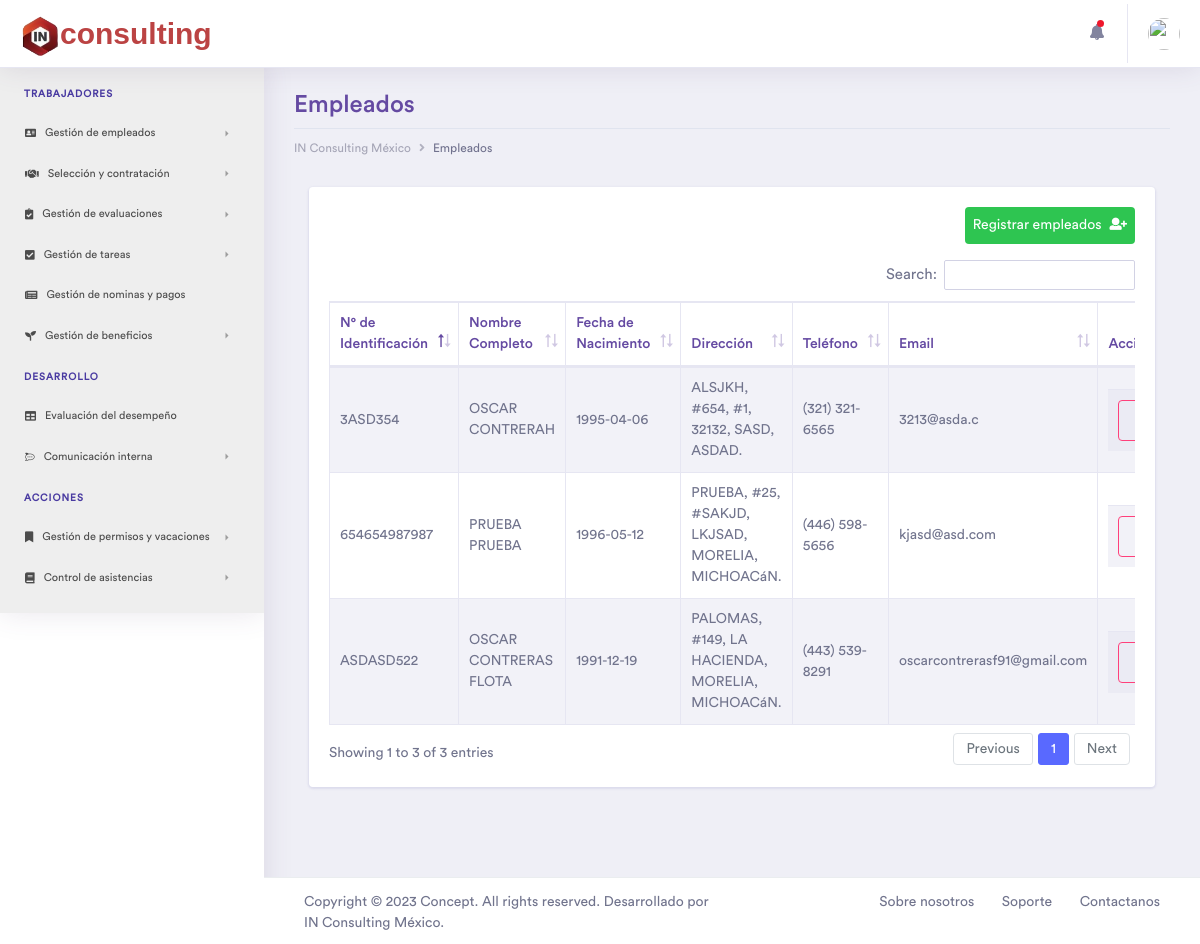
Page /Empleados on the earlier database version.
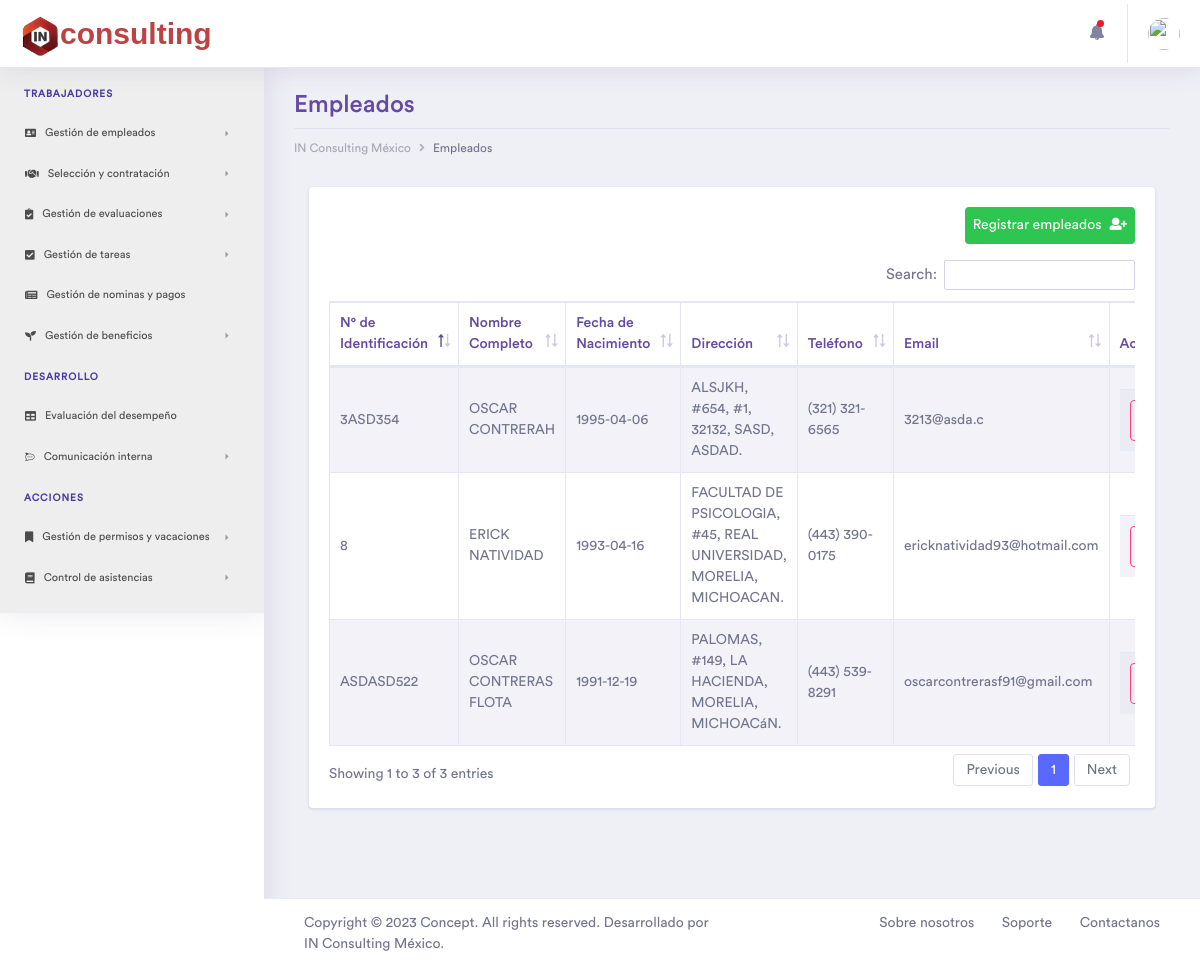
Same page on the later database version.
### tables this page shows
CREATE TABLE `empleados` (
  `idEmpleados` int(11) NOT NULL,
  `name` varchar(45) NOT NULL,
  `lastname` varchar(45) NOT NULL,
  `genero` varchar(1) NOT NULL,
  `fNac` date NOT NULL,
  `phone` varchar(15) NOT NULL,
  `email` varchar(45) NOT NULL,
  `identificacion` varchar(45) NOT NULL,
  `NSS` varchar(15) NOT NULL,
  `RFC` varchar(15) NOT NULL,
  `street` varchar(45) NOT NULL,
  `numE` varchar(5) NOT NULL,
  `numI` varchar(5) DEFAULT NULL,
  `colonia` varchar(45) NOT NULL,
  `CP` varchar(8) NOT NULL,
  `municipio` varchar(30) NOT NULL,
  `estado` varchar(45) NOT NULL,
  `status` int(1) NOT NULL DEFAULT 1,
  `fecha_contratado` date NOT NULL
);

### controller/plantilla.controlador.php (called while the page is built)
<?php
Class ControladorPlantilla{
	public function ctrTraerPlantilla(){
		include "view/plantilla.php";
	}
}

### index.php (called while the page is built)
<?php
require_once "controller/plantilla.controlador.php";
require_once "controller/formularios.controlador.php";
require_once "model/formularios.modelo.php";
$plantilla = new ControladorPlantilla();
$plantilla -> ctrTraerPlantilla();

### controller/formularios.controlador.php (called while the page is built, shortened)
<?php
class ControladorFormularios{
	static public function ctrVerEmpleados($item, $valor){
		$tabla = "empleados";
		$respuesta = ModeloFormularios::mdlVerEmpleados($tabla, $item, $valor);
		return $respuesta;
	}
	static public function ctrNumeroTelefonico($phone){
		$numero = ModeloFormularios::mdlNumeroTelefonico($phone);
		return $numero;
	}
}

### model/conexion.php (called while the page is built)
<?php
class Conexion{
  static public function conectar(){
    $link = new PDO("mysql:host=localhost;dbname=inrh",
                  "root",
                  "");
    $link->exec("set names utf8");
    return $link;
  }
}

### model/formularios.modelo.php (called while the page is built, shortened)
<?php
require_once "conexion.php";
class ModeloFormularios{
	static public function mdlVerEmpleados($tabla, $item, $valor){
		if($item == null && $valor == null){
			$sql = "SELECT e.idEmpleados, e.name, e.lastname, e.genero, e.fNac, e.phone, e.email, e.identificacion, e.NSS, e.RFC, e.street, e.numE, e.numI, e.colonia, e.CP, e.estado, e.municipio, e.fecha_contratado, m.nameEmer, m.parentesco, m.phoneEmer
				FROM empleados e
				INNER JOIN emergencia m ON e.idEmpleados = m.Empleados_idEmpleados WHERE status = 1 ORDER BY idEmpleados DESC;";
			$stmt = Conexion::conectar()->prepare($sql);
			$stmt->execute();
			return $stmt -> fetchAll();
		}
	}
	static public function mdlNumeroTelefonico($number){
	    $number = preg_replace('/[^0-9]/', '', $number);
	    $length = strlen($number);
	    if($length == 10){
	        $number = preg_replace('/([0-9]{3})([0-9]{3})([0-9]{4})/', '($1) $2-$3', $number);
	    }elseif($length == 11){
	        $number = preg_replace('/([0-9]{1})([0-9]{3})([0-9]{3})([0-9]{4})/', '+$1 ($2) $3-$4', $number);
	    }
	    return $number;
	}
}

### view/pages/Empleados.php (the view, shortened to what this page needs)
<?php
$empleados = ControladorFormularios::ctrVerEmpleados(null, null);
?><div class="container-fluid dashboard-content ">
	<div class="row">
		<div class="col-xl-12 col-lg-12 col-md-12 col-sm-12 col-12">
			<div class="page-header">
				<h2 class="pageheader-title">Empleados</h2>
				<div class="page-breadcrumb">
					<nav aria-label="breadcrumb">
						<ol class="breadcrumb">
							<li class="breadcrumb-item"><a href="Inicio" class="breadcrumb-link">IN Consulting México</a></li>
							<li class="breadcrumb-item active" aria-current="page">Empleados</li>
						</ol>
					</nav>
				</div>
			</div>
		</div>
	</div>
	<div class="ecommerce-widget">
		<div class="col-xl-12 col-lg-12 col-md-12 col-sm-12 col-12">
			<div class="card">
				<div class="card-body">
					<a href="RegistroEmpleados" class="btb btn-success p-2 rounded mb-3 float-right">
						Registrar empleados<i class="fas fa-user-plus ml-2"></i>
					</a>
					<div class="table-responsive">
						<table id="example" class="table table-striped table-bordered second" style="width:100%">
							<thead>
								<tr>
									<th>N° de Identificación</th>
									<th>Nombre Completo</th>
									<th>Fecha de Nacimiento</th>
									<th>Dirección</th>
									<th>Teléfono</th>
									<th>Email</th>
									<th>Acciones</th>
								</tr>
							</thead>
							<tbody>
								<?php foreach ($empleados as $key => $value): ?>
								<tr>
									<td><?php echo strtoupper($value['identificacion']); ?></td>
									<td><?php echo strtoupper($value['name'].' '.$value['lastname']); ?></td>
									<td><?php echo $value['fNac']; ?></td>
								<?php if ($value['numI']==null || $value['numI'] == ""): ?>
									<td><?php echo strtoupper($value['street'].", #".$value['numE'].", ".$value['colonia'].", ".$value['municipio'].", ".$value['estado']."."); ?></td>
								<?php else: ?>
									<td><?php echo strtoupper($value['street'].", #".$value['numE'].", #".$value['numI'].", ".$value['colonia'].", ".$value['municipio'].", ".$value['estado']."."); ?></td>
								<?php endif ?>
								<?php
									$formattedNumber = ControladorFormularios::ctrNumeroTelefonico($value['phone']);
								?>
									<td><?php echo $formattedNumber; ?></td>
									<td><?php echo $value['email']; ?></td>
									<td>
										<table>
											<tr>
												<td>
													<form method="POST" action="Colaborador">
													<button class="btn btn btn-outline-secondary rounded btn-block" name="Editar" value="<?php echo $value['idEmpleados'];?>">
													</button>
													</form>
												</td>
											</tr>
										</table>
									</td>
								</tr>
								<?php endforeach ?>
							</tbody>
						</table>
					</div>
				</div>
			</div>
		</div>
	</div>
</div>

### view/plantilla.php (shortened to what this page needs)
<!doctype html>
<html lang="es">
<head>
	<link rel="stylesheet" href="assets/vendor/bootstrap/css/bootstrap.min.css">
	<link href="assets/vendor/fonts/circular-std/style.css" rel="stylesheet">
	<link rel="stylesheet" href="assets/libs/css/style.css">
	<link rel="stylesheet" href="assets/vendor/fonts/fontawesome/css/fontawesome-all.css">
	<link rel="stylesheet" href="assets/vendor/charts/chartist-bundle/chartist.css">
	<link rel="stylesheet" href="assets/vendor/charts/morris-bundle/morris.css">
	<link rel="stylesheet" href="assets/vendor/fonts/material-design-iconic-font/css/materialdesignicons.min.css">
	<link rel="stylesheet" href="assets/vendor/charts/c3charts/c3.css">
	<link rel="stylesheet" href="assets/vendor/fonts/flag-icon-css/flag-icon.min.css">
	<link rel="stylesheet" type="text/css" href="assets/vendor/datatables/css/dataTables.bootstrap4.css">
	<link rel="stylesheet" type="text/css" href="assets/vendor/datatables/css/buttons.bootstrap4.css">
	<link rel="stylesheet" type="text/css" href="assets/vendor/datatables/css/select.bootstrap4.css">
	<link rel="stylesheet" type="text/css" href="assets/vendor/datatables/css/fixedHeader.bootstrap4.css">
    <link rel="stylesheet" href="assets/vendor/fonts/simple-line-icons/css/simple-line-icons.css">
    <link rel="stylesheet" href="assets/vendor/fonts/material-design-iconic-font/css/materialdesignicons.min.css">
    <link rel="stylesheet" href="assets/vendor/fonts/themify-icons/themify-icons.css">
</head>
<body>
	<?php
	if(isset($_GET["pagina"])){
		if($_GET["pagina"] == "Empleados" ||
			$_GET["pagina"] == "RegistroEmpleados" ||
			$_GET["pagina"] == "InformacionLaboral" ||
			$_GET["pagina"] == "Formacion" ||
			$_GET["pagina"] == "HistorialLaboral" ||
			$_GET["pagina"] == "Departamento" ||
			$_GET["pagina"] == "Colaborador" ||
			$_GET["pagina"] == "Foto" ||
			$_GET["pagina"] == "somos"
		){
			echo '
		<div class="dashboard-main-wrapper">';
		include "pages/navs/navbar.php";
		include "pages/navs/sidenav.php";
		echo'
		<div class="dashboard-wrapper">
		<div class="dashboard-ecommerce">';
		include "pages/".$_GET["pagina"].".php";
	}elseif($_GET["pagina"] == "Login"){
		include "pages/".$_GET["pagina"].".php";
	}else{
		include "pages/404-page.html";
	}
	}
	include "pages/navs/footer.php";
?>
</div>
</div>
</div>
</body>
</html>

### view/pages/navs/navbar.php (shortened to what this page needs)
<div class="dashboard-header">
	<nav class="navbar navbar-expand-lg bg-white fixed-top">
		<a class="navbar-brand rambla" href="index.html"><img src="assets/images/logo.png" width="40px" height="auto">consulting</a>
		<div class="collapse navbar-collapse " id="navbarSupportedContent">
			<ul class="navbar-nav ml-auto navbar-right-top">
				<li class="nav-item dropdown notification">
					<a class="nav-link nav-icons" href="#" id="navbarDropdownMenuLink1" data-toggle="dropdown" aria-haspopup="true" aria-expanded="false"><i class="fas fa-fw fa-bell"></i> <span class="indicator"></span></a>
				</li>
				<li class="nav-item dropdown nav-user">
					<a class="nav-link nav-user-img" href="#" id="navbarDropdownMenuLink2" data-toggle="dropdown" aria-haspopup="true" aria-expanded="false"><img src="assets/images/avatar-1.jpg" alt="" class="user-avatar-md rounded-circle"></a>
				</li>
			</ul>
		</div>
	</nav>
</div>

### view/pages/navs/sidenav.php (shortened to what this page needs)
<div class="nav-left-sidebar">
	<div class="menu-list">
		<nav class="navbar navbar-expand-lg sidebar-dark">
			<div class="collapse navbar-collapse" id="navbarNav">
				<ul class="navbar-nav flex-column">
					<li class="nav-divider">
						Trabajadores
					</li>
					<li class="nav-item">
						<a class="nav-link" href="#" data-toggle="collapse" aria-expanded="false" data-target="#submenu-1" aria-controls="submenu-1"><i class="fas fa-address-card"></i>Gestión de empleados</a>
					</li>
					<li class="nav-item">
						<a class="nav-link" href="#" data-toggle="collapse" aria-expanded="false" data-target="#submenu-2" aria-controls="submenu-2"><i class="fas fa-handshake"></i>Selección y contratación</a>
					</li>
					<li class="nav-item">
						<a class="nav-link" href="#" data-toggle="collapse" aria-expanded="false" data-target="#submenu-3" aria-controls="submenu-3"><i class="fas fa-clipboard-check"></i> Gestión de evaluaciones</a>
					</li>
					<li class="nav-item">
						<a class="nav-link" href="#" data-toggle="collapse" aria-expanded="false" data-target="#submenu-4" aria-controls="submenu-4"><i class=" fas fa-check-square"></i>Gestión de tareas</a>
					</li>
					<li class="nav-item">
						<a class="nav-link" href="#"><i class="fas fa-newspaper"></i>Gestión de nominas y pagos</a>
					</li>
					<li class="nav-item">
						<a class="nav-link" href="#" data-toggle="collapse" aria-expanded="false" data-target="#submenu-6" aria-controls="submenu-6"><i class="fas fa-seedling"></i>Gestión de beneficios</a>
					</li>
					<li class="nav-divider">
						Desarrollo
					</li>
					<li class="nav-item">
						<a class="nav-link" href="Evaluación"><i class="fas fa-table"></i>Evaluación del desempeño</a>
					</li>
					<li class="nav-item">
						<a class="nav-link" href="#" data-toggle="collapse" aria-expanded="false" data-target="#submenu-8" aria-controls="submenu-8"><i class="fab fa-rocketchat"></i>Comunicación interna</a>
					</li>
					<li class="nav-divider">
						Acciones
					</li>
					<li class="nav-item">
						<a class="nav-link" href="#" data-toggle="collapse" aria-expanded="false" data-target="#submenu-10" aria-controls="submenu-10"><i class="fas fa-bookmark"></i>Gestión de permisos y vacaciones</a>
					</li>
					<li class="nav-item">
						<a class="nav-link" href="#" data-toggle="collapse" aria-expanded="false" data-target="#submenu-11" aria-controls="submenu-11"><i class="fas fa-book"></i>Control de asistencias</a>
					</li>
				</ul>
			</div>
		</nav>
	</div>
</div>

### view/pages/navs/footer.php
<div class="footer">
    <div class="container-fluid">
        <div class="row">
            <div class="col-xl-6 col-lg-6 col-md-6 col-sm-12 col-12">
                 Copyright © 2023 Concept. All rights reserved. Desarrollado por IN Consulting México.
            </div>
            <div class="col-xl-6 col-lg-6 col-md-6 col-sm-12 col-12">
                <div class="text-md-right footer-links d-none d-sm-block">
                    <a href="somos">Sobre nosotros</a>
                    <a href="javascript: void(0);">Soporte</a>
                    <a href="javascript: void(0);">Contactanos</a>
                </div>
            </div>
        </div>
    </div>
</div>

Differences in the rows shown:
no longer on this page (row edited): empleados: identificacion "654654987987", name+lastname "PRUEBA PRUEBA", fNac "1996-05-12", street+numE+numI "PRUEBA, #25, #SAKJD, LKJSAD, MORELIA, MICHOACáN.", phone "(446) 598-5656", email "kjasd@asd.com", $value['idEmpleados'] 4 (drawn)
added empleados: identificacion "8", name+lastname "ERICK NATIVIDAD", fNac "1993-04-16", street+numE+colonia "FACULTAD DE PSICOLOGIA, #45, REAL UNIVERSIDAD, MORELIA, MICHOACAN.", phone "(443) 390-0175", email "ericknatividad93@hotmail.com", $value['idEmpleados'] 6 (drawn)
